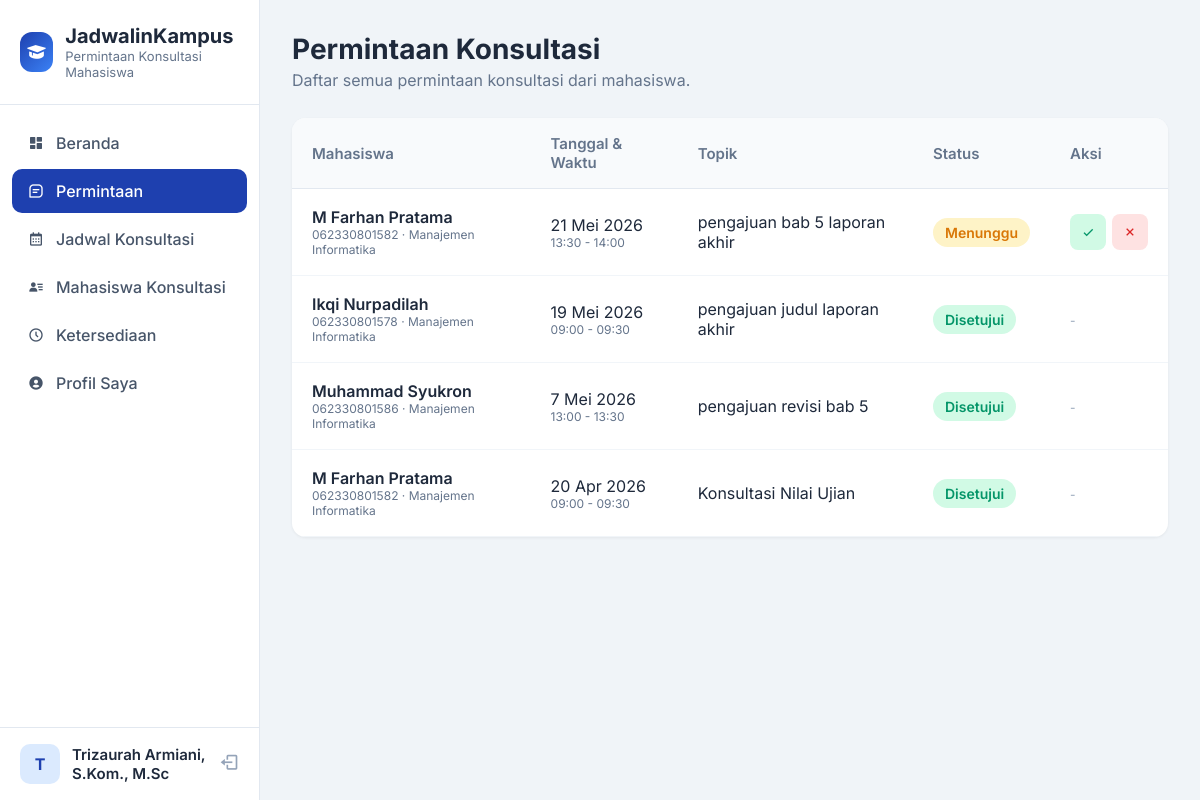
The page /dosen/permintaan.php (signed in) on the database its author committed.
### tables this page shows
CREATE TABLE `pengguna` (
  `id` int(11) NOT NULL,
  `nama` varchar(100) NOT NULL,
  `email` varchar(100) NOT NULL,
  `kata_sandi` varchar(255) NOT NULL,
  `peran` enum('mahasiswa','dosen','admin') NOT NULL,
  `nim` varchar(20) DEFAULT NULL,
  `nip` varchar(30) DEFAULT NULL,
  `jurusan` varchar(100) DEFAULT NULL,
  `dibuat_pada` timestamp NOT NULL DEFAULT current_timestamp()
);

CREATE TABLE `konsultasi` (
  `id` int(11) NOT NULL,
  `mahasiswa_id` int(11) NOT NULL,
  `dosen_id` int(11) NOT NULL,
  `tanggal` date NOT NULL,
  `waktu_mulai` time NOT NULL,
  `waktu_selesai` time NOT NULL,
  `topik` varchar(255) NOT NULL,
  `status` enum('menunggu','disetujui','ditolak') DEFAULT 'menunggu',
  `hasil_konsultasi` text DEFAULT NULL,
  `dibuat_pada` timestamp NOT NULL DEFAULT current_timestamp()
);

### config.php (called while the page is built, shortened)
<?php
$host = 'localhost';
$dbname = 'ujikom_konsultasi';
$username = 'root';
$password = '';
try {
    $pdo = new PDO("mysql:host=$host;dbname=$dbname;charset=utf8mb4", $username, $password);
    $pdo->setAttribute(PDO::ATTR_ERRMODE, PDO::ERRMODE_EXCEPTION);
    $pdo->setAttribute(PDO::ATTR_DEFAULT_FETCH_MODE, PDO::FETCH_ASSOC);
} catch (PDOException $e) {
    die("Koneksi database gagal: " . $e->getMessage());
}
function sudahLogin() {
    return isset($_SESSION['pengguna_id']);
}
function ambilPengguna() {
    global $pdo;
    $stmt = $pdo->prepare("SELECT * FROM pengguna WHERE id = ?");
    $stmt->execute([$_SESSION['pengguna_id']]);
    return $stmt->fetch();
}
function formatTanggalSingkat($tanggal) {
    $bulan = ['','Jan','Feb','Mar','Apr','Mei','Jun','Jul','Agu','Sep','Okt','Nov','Des'];
    $d = new DateTime($tanggal);
    return $d->format('j') . ' ' . $bulan[(int)$d->format('n')] . ' ' . $d->format('Y');
}
function formatWaktu($waktu) {
    return date('H:i', strtotime($waktu));
}
function kelasStatus($status) {
    return ['menunggu'=>'badge-warning','disetujui'=>'badge-success','ditolak'=>'badge-danger'][$status] ?? 'badge-warning';
}
?>

### dosen/permintaan.php (the view, shortened to what this page needs)
<?php
require_once __DIR__ . '/../config.php';
$user = ambilPengguna();
$stmt = $pdo->prepare("SELECT k.*, p.nama as nama_mahasiswa, p.nim, p.jurusan FROM konsultasi k JOIN pengguna p ON k.mahasiswa_id = p.id WHERE k.dosen_id = ? ORDER BY k.dibuat_pada DESC");
$stmt->execute([$user['id']]);
$permintaan = $stmt->fetchAll();
?>
<!DOCTYPE html>
<html lang="id">
<head>
    <link href="https://unpkg.com/boxicons@2.1.4/css/boxicons.min.css" rel="stylesheet">
</head>
<body>
    <aside class="sidebar">
        <div class="sidebar-brand"><div class="icon"><i class='bx bxs-graduation'></i></div><div><h2>JadwalinKampus</h2><small>Permintaan Konsultasi Mahasiswa</small></div></div>
        <nav class="sidebar-nav">
            <a href="dashboard.php"><i class='bx bxs-dashboard'></i> Beranda</a>
            <a href="permintaan.php" class="active"><i class='bx bx-message-square-detail'></i> Permintaan</a>
            <a href="jadwal.php"><i class='bx bx-calendar'></i> Jadwal Konsultasi</a>
            <a href="mahasiswa.php"><i class='bx bxs-user-detail'></i> Mahasiswa Konsultasi</a>
            <a href="ketersediaan.php"><i class='bx bx-time-five'></i> Ketersediaan</a>
            <a href="profil.php"><i class='bx bxs-user-circle'></i> Profil Saya</a>
        </nav>
        <div class="sidebar-user">
            <div class="avatar"><?= strtoupper(substr($user['nama'],0,1)) ?></div>
            <div class="info"><div class="name"><?= htmlspecialchars($user['nama']) ?></div></div>
            <a href="../logout.php" style="color:#94A3B8;font-size:20px"><i class='bx bx-log-out'></i></a>
        </div>
    </aside>
    <div class="main">
        <h1 class="page-title">Permintaan Konsultasi</h1>
        <p class="page-subtitle">Daftar semua permintaan konsultasi dari mahasiswa.</p>
        <div class="card">
            <div class="card-body">
                <table>
                    <thead>
                        <tr>
                            <th>Mahasiswa</th>
                            <th>Tanggal & Waktu</th>
                            <th>Topik</th>
                            <th>Status</th>
                            <th>Aksi</th>
                        </tr>
                    </thead>
                    <tbody>
                        <?php if(empty($permintaan)): ?>
                            <tr><td colspan="5" style="text-align:center;padding:40px;color:#94A3B8">Tidak ada data permintaan</td></tr>
                        <?php else: foreach($permintaan as $p): ?>
                            <tr>
                                <td>
                                    <div style="font-weight:600"><?= htmlspecialchars($p['nama_mahasiswa']) ?></div>
                                    <div style="font-size:12px;color:#64748B"><?= $p['nim'] ?> · <?= $p['jurusan'] ?></div>
                                </td>
                                <td>
                                    <div><?= formatTanggalSingkat($p['tanggal']) ?></div>
                                    <div style="font-size:12px;color:#64748B"><?= formatWaktu($p['waktu_mulai']) ?> - <?= formatWaktu($p['waktu_selesai']) ?></div>
                                </td>
                                <td><?= htmlspecialchars($p['topik']) ?></td>
                                <td><span class="badge <?= kelasStatus($p['status']) ?>"><?= ucfirst($p['status']) ?></span></td>
                                <td>
                                    <?php if($p['status'] === 'menunggu'): ?>
                                        <div style="display:flex;gap:6px">
                                            <a href="?aksi=setuju&id=<?=$p['id']?>" class="btn-action btn-success" title="Setujui"><i class='bx bx-check'></i></a>
                                            <a href="?aksi=tolak&id=<?=$p['id']?>" class="btn-action btn-danger" title="Tolak"><i class='bx bx-x'></i></a>
                                        </div>
                                    <?php else: ?>
                                        <span style="font-size:12px;color:#94A3B8">-</span>
                                    <?php endif; ?>
                                </td>
                            </tr>
                        <?php endforeach; endif; ?>
                    </tbody>
                </table>
            </div>
        </div>
    </div>
</body>
</html>

### dosen/permintaan.php (style rules this page uses)
*,*::before,*::after { margin:0;padding:0;box-sizing:border-box }
body { font-family:'Inter',sans-serif;background:#F0F4F8;min-height:100vh;display:flex;color:#1E293B }
.sidebar { width:260px;background:#fff;border-right:1px solid #E2E8F0;height:100vh;position:fixed;top:0;left:0;display:flex;flex-direction:column;z-index:100 }
.sidebar-brand { padding:24px 20px;display:flex;align-items:center;gap:12px;border-bottom:1px solid #E2E8F0 }
.sidebar-brand .icon { width:40px;height:40px;background:linear-gradient(135deg,#1E40AF,#3B82F6);border-radius:12px;display:flex;align-items:center;justify-content:center;color:#fff;font-size:22px }
.sidebar-brand h2 { font-size:20px;font-weight:700 }
.sidebar-brand small { font-size:13px;color:#64748B;display:block }
.sidebar-nav { padding:16px 12px;flex:1 }
.sidebar-nav a { display:flex;align-items:center;gap:12px;padding:12px 16px;border-radius:10px;color:#475569;text-decoration:none;font-size:16px;font-weight:500;margin-bottom:4px;transition:all .2s }
.sidebar-nav a.active { background:#1E40AF;color:#fff }
.sidebar-user { padding:16px 20px;border-top:1px solid #E2E8F0;display:flex;align-items:center;gap:12px }
.sidebar-user .avatar { width:40px;height:40px;background:#DBEAFE;border-radius:10px;display:flex;align-items:center;justify-content:center;color:#1E40AF;font-weight:700;font-size:16px }
.sidebar-user .info { flex:1 }
.sidebar-user .info .name { font-size:15px;font-weight:600 }
.main { margin-left:260px;flex:1;padding:32px;min-height:100vh }
.page-title { font-size:28px;font-weight:700;margin-bottom:4px }
.page-subtitle { color:#64748B;font-size:16px;margin-bottom:28px }
.card { background:#fff;border-radius:14px;box-shadow:0 1px 3px rgba(0,0,0,.06);overflow:hidden }
.card-body { padding:0 }
table { width:100%;border-collapse:collapse }
th { background:#F8FAFC;padding:16px 20px;text-align:left;font-size:15px;font-weight:600;color:#64748B;border-bottom:1px solid #E2E8F0 }
td { padding:18px 20px;font-size:16px;border-bottom:1px solid #F1F5F9 }
.badge { padding:6px 12px;border-radius:20px;font-size:14px;font-weight:600 }
.badge-warning { background:#FEF3C7;color:#D97706 }
.badge-success { background:#D1FAE5;color:#059669 }
.btn-action { width:36px;height:36px;border-radius:8px;display:inline-flex;align-items:center;justify-content:center;text-decoration:none;transition:all .2s;border:none;cursor:pointer }
.btn-success { background:#D1FAE5;color:#059669 }
.btn-danger { background:#FEE2E2;color:#DC2626 }

### rows shown on the page
pengguna: nama "T", nama "Trizaurah Armiani, S.Kom., M.Sc"
konsultasi: mahasiswa.nama "M Farhan Pratama", mahasiswa.nim "062330801582", mahasiswa.jurusan "Manajemen Informatika", tanggal "21 Mei 2026", waktu_mulai "13:30", waktu_selesai "14:00", topik "pengajuan bab 5 laporan akhir", status "Menunggu"
konsultasi: mahasiswa.nama "Ikqi Nurpadilah", mahasiswa.nim "062330801578", mahasiswa.jurusan "Manajemen Informatika", tanggal "19 Mei 2026", waktu_mulai "09:00", waktu_selesai "09:30", topik "pengajuan judul laporan akhir", status "Disetujui"
konsultasi: mahasiswa.nama "Muhammad Syukron", mahasiswa.nim "062330801586", mahasiswa.jurusan "Manajemen Informatika", tanggal "7 Mei 2026", waktu_mulai "13:00", waktu_selesai "13:30", topik "pengajuan revisi bab 5", status "Disetujui"
konsultasi: mahasiswa.nama "M Farhan Pratama", mahasiswa.nim "062330801582", mahasiswa.jurusan "Manajemen Informatika", tanggal "20 Apr 2026", waktu_mulai "09:00", waktu_selesai "09:30", topik "Konsultasi Nilai Ujian", status "Disetujui"
